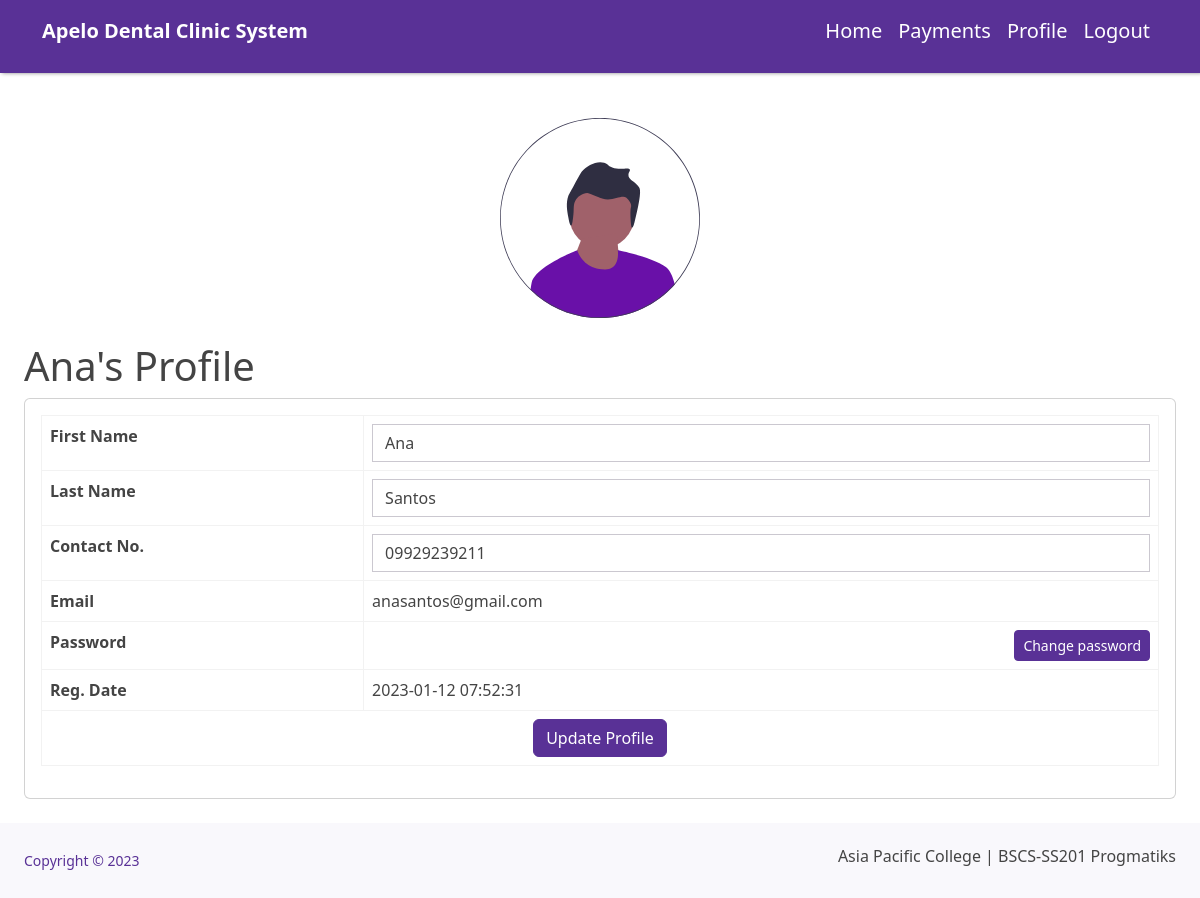
Page /patient/edit-profile.php (signed in) on the committed database.
### tables this page shows
CREATE TABLE `patient` (
  `id` int(11) NOT NULL,
  `fname` varchar(255) DEFAULT NULL,
  `lname` varchar(255) DEFAULT NULL,
  `email` varchar(255) DEFAULT NULL,
  `birthday` varchar(255) NOT NULL,
  `Age` int(211) NOT NULL,
  `password` varchar(300) DEFAULT NULL,
  `token` varchar(100) NOT NULL,
  `contactno` varchar(11) DEFAULT NULL,
  `posting_date` timestamp NOT NULL DEFAULT current_timestamp(),
  `h_password` varchar(255) DEFAULT NULL,
  `verified` tinyint(4) NOT NULL,
  `reset_token` varchar(255) DEFAULT NULL,
  `reset_token_expire` datetime DEFAULT NULL
);

### patient/edit-profile.php (the view, shortened to what this page needs)
<?php session_start();
include_once('includes/config.php');
if (strlen($_SESSION['id'] == 0)) {
    header('location:logout.php');
} else {
?>
    <!DOCTYPE html>
    <html lang="en">
    <head>
        <link href="https://cdn.jsdelivr.net/npm/simple-datatables@latest/dist/style.css" rel="stylesheet" />
        <link href="patint-css/bootstrap.css" rel="stylesheet" />
    </head>
    <body class="sb-nav-fixed">
        <?php include_once('patient-nav.php'); ?>
        <main>
            <div class="container-fluid px-4" style="padding-top: 70px;">
                <?php
                $userid = $_SESSION['id'];
                $query = mysqli_query($con, "select * from patient where id='$userid'");
                while ($result = mysqli_fetch_array($query)) { ?>
                    <img style="max-width: 200px;" class="img-fluid mx-auto d-block d-md-block pt-5" src="undrawAnimations\undraw_pic_profile.svg" alt="User Profile">
                    <h1 class="mt-4"><?php echo $result['fname']; ?>'s Profile</h1>
                    <div class="card mb-4">
                        <form method="post">
                            <div class="card-body">
                                <table class="table table-bordered">
                                    <tr>
                                        <th>First Name</th>
                                        <td><input class="form-control" id="fname" name="fname" type="text" value="<?php echo $result['fname']; ?>" required /></td>
                                    </tr>
                                    <tr>
                                        <th>Last Name</th>
                                        <td><input class="form-control" id="lname" name="lname" type="text" value="<?php echo $result['lname']; ?>" required /></td>
                                    </tr>
                                    <tr>
                                        <th>Contact No.</th>
                                        <td colspan="3"><input class="form-control" id="contact" name="contact" type="text" value="<?php echo $result['contactno']; ?>" pattern="[0-9]{11}" title="11 numeric characters only" maxlength="11" required /></td>
                                    </tr>
                                    <tr>
                                        <th>Email</th>
                                        <td colspan="3"><?php echo $result['email']; ?></td>
                                    </tr>
                                    <tr>
                                        <th>Password</th>
                                        <td colspan="3"><a class="btn btn-sm btn-primary float-end hover-button" href="change-password.php">Change password</a></td>
                                    </tr>
                                    <tr>
                                        <th>Reg. Date</th>
                                        <td colspan="3"><?php echo $result['posting_date']; ?></td>
                                    </tr>
                                    <tr>
                                        <td colspan="4" style="text-align:center ;"><button type="submit" class="btn btn-primary btn-block hover-button" name="update">Update Profile</button></td>
                                    </tr>
                                </table>
                            </div>
                        </form>
                    </div>
                <?php } ?>
            </div>
        </main>
        <?php include('includes/footer.php'); ?>
    </body>
    </html>
<?php } ?>

### rows in the picture
patient: fname "Ana", lname "Santos", contact "09929239211", email "anasantos@gmail.com", posting_date "2023-01-12 07:52:31"
